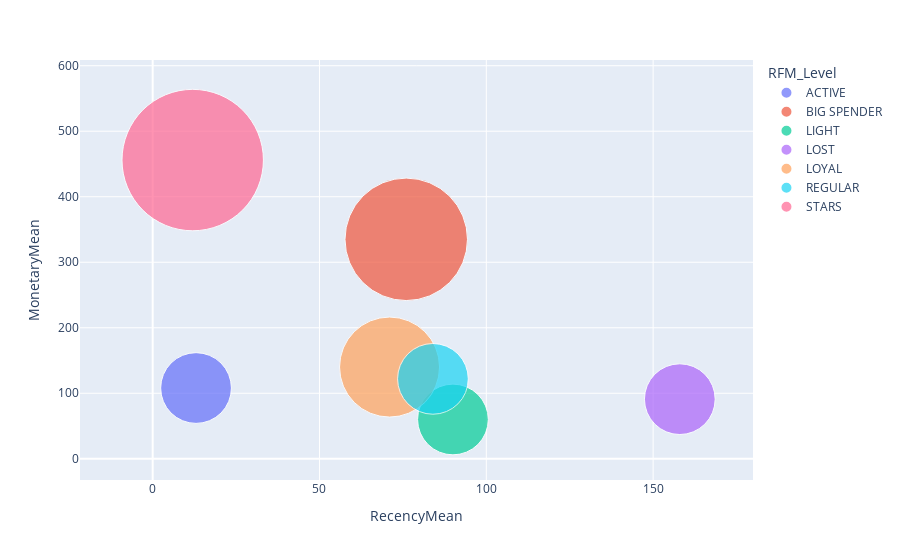

The cell this chart's notebook holds for it:
### Markdown cell above
## Scatter Plot(RFM)

### Code cell
import plotly.express as px

fig = px.scatter(rfm_agg, x= 'RecencyMean', y = 'MonetaryMean', size = 'FrequencyMean',
      color = 'RFM_Level', hover_name ='RFM_Level', size_max = 100)
fig.show()

### Figure 1 — Plotly figure (JSON) as saved in the notebook; plotly's stock layout.template omitted (floating-point values rounded to 4 significant figures)
{"data": [{"hovertemplate": "<b>%{hovertext}</b><br><br>RFM_Level=ACTIVE<br>RecencyMean=%{x}<br>MonetaryMean=%{y}<br>FrequencyMean=%{marker.size}<extra></extra>", "hovertext": ["ACTIVE"], "legendgroup": "ACTIVE", "marker": {"color": "#636efa", "size": [1], "sizemode": "area", "sizeref": 0.0004, "symbol": "circle"}, "mode": "markers", "name": "ACTIVE", "orientation": "v", "showlegend": true, "type": "scatter", "x": [13], "xaxis": "x", "y": [108], "yaxis": "y"}, {"hovertemplate": "<b>%{hovertext}</b><br><br>RFM_Level=BIG SPENDER<br>RecencyMean=%{x}<br>MonetaryMean=%{y}<br>FrequencyMean=%{marker.size}<extra></extra>", "hovertext": ["BIG SPENDER"], "legendgroup": "BIG SPENDER", "marker": {"color": "#EF553B", "size": [3], "sizemode": "area", "sizeref": 0.0004, "symbol": "circle"}, "mode": "markers", "name": "BIG SPENDER", "orientation": "v", "showlegend": true, "type": "scatter", "x": [76], "xaxis": "x", "y": [335], "yaxis": "y"}, {"hovertemplate": "<b>%{hovertext}</b><br><br>RFM_Level=LIGHT<br>RecencyMean=%{x}<br>MonetaryMean=%{y}<br>FrequencyMean=%{marker.size}<extra></extra>", "hovertext": ["LIGHT"], "legendgroup": "LIGHT", "marker": {"color": "#00cc96", "size": [1], "sizemode": "area", "sizeref": 0.0004, "symbol": "circle"}, "mode": "markers", "name": "LIGHT", "orientation": "v", "showlegend": true, "type": "scatter", "x": [90], "xaxis": "x", "y": [60], "yaxis": "y"}, {"hovertemplate": "<b>%{hovertext}</b><br><br>RFM_Level=LOST<br>RecencyMean=%{x}<br>MonetaryMean=%{y}<br>FrequencyMean=%{marker.size}<extra></extra>", "hovertext": ["LOST"], "legendgroup": "LOST", "marker": {"color": "#ab63fa", "size": [1], "sizemode": "area", "sizeref": 0.0004, "symbol": "circle"}, "mode": "markers", "name": "LOST", "orientation": "v", "showlegend": true, "type": "scatter", "x": [158], "xaxis": "x", "y": [91], "yaxis": "y"}, {"hovertemplate": "<b>%{hovertext}</b><br><br>RFM_Level=LOYAL<br>RecencyMean=%{x}<br>MonetaryMean=%{y}<br>FrequencyMean=%{marker.size}<extra></extra>", "hovertext": ["LOYAL"], "legendgroup": "LOYAL", "marker": {"color": "#FFA15A", "size": [2], "sizemode": "area", "sizeref": 0.0004, "symbol": "circle"}, "mode": "markers", "name": "LOYAL", "orientation": "v", "showlegend": true, "type": "scatter", "x": [71], "xaxis": "x", "y": [140], "yaxis": "y"}, {"hovertemplate": "<b>%{hovertext}</b><br><br>RFM_Level=REGULAR<br>RecencyMean=%{x}<br>MonetaryMean=%{y}<br>FrequencyMean=%{marker.size}<extra></extra>", "hovertext": ["REGULAR"], "legendgroup": "REGULAR", "marker": {"color": "#19d3f3", "size": [1], "sizemode": "area", "sizeref": 0.0004, "symbol": "circle"}, "mode": "markers", "name": "REGULAR", "orientation": "v", "showlegend": true, "type": "scatter", "x": [84], "xaxis": "x", "y": [122], "yaxis": "y"}, {"hovertemplate": "<b>%{hovertext}</b><br><br>RFM_Level=STARS<br>RecencyMean=%{x}<br>MonetaryMean=%{y}<br>FrequencyMean=%{marker.size}<extra></extra>", "hovertext": ["STARS"], "legendgroup": "STARS", "marker": {"color": "#FF6692", "size": [4], "sizemode": "area", "sizeref": 0.0004, "symbol": "circle"}, "mode": "markers", "name": "STARS", "orientation": "v", "showlegend": true, "type": "scatter", "x": [12], "xaxis": "x", "y": [456], "yaxis": "y"}], "layout": {"legend": {"itemsizing": "constant", "title": {"text": "RFM_Level"}, "tracegroupgap": 0}, "margin": {"t": 60}, "xaxis": {"anchor": "y", "domain": [0, 1], "title": {"text": "RecencyMean"}}, "yaxis": {"anchor": "x", "domain": [0, 1], "title": {"text": "MonetaryMean"}}}}
